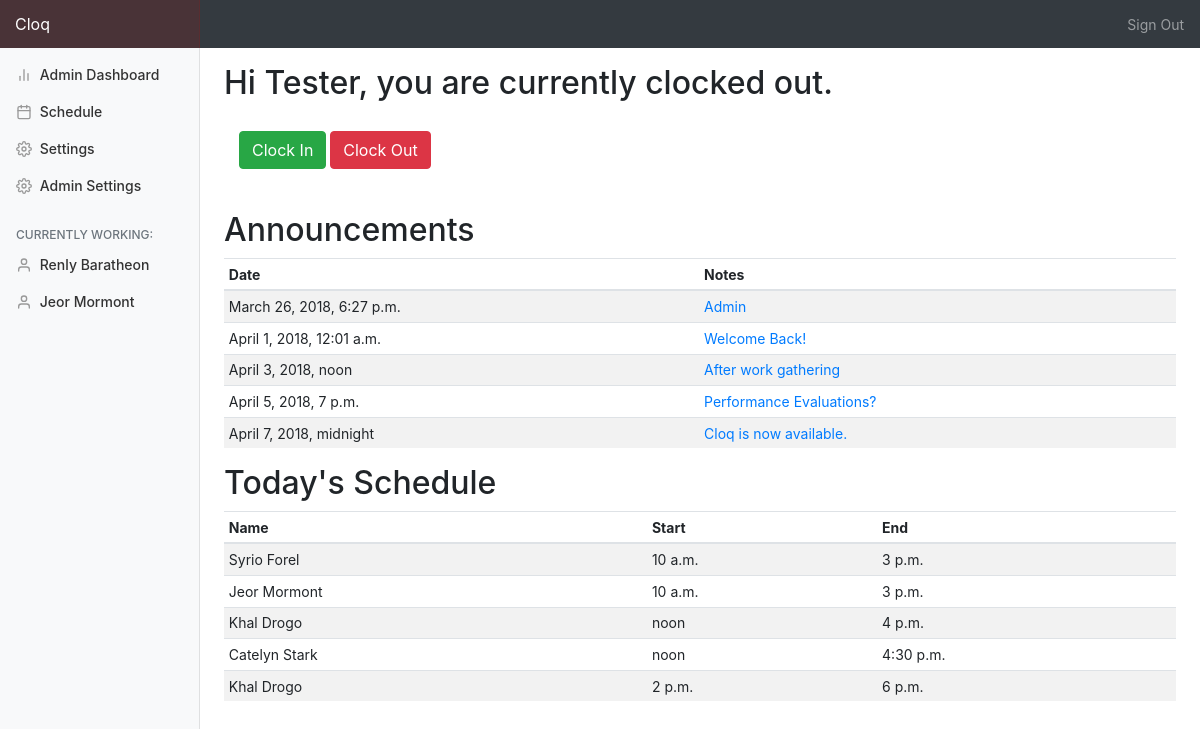
The app's page /cloq/dashboard with its own data.
### Cloq/models.py (models this page shows, shortened)
class user(models.Model):
    uid = models.AutoField(primary_key = True, help_text="User identifier.")
    usertype = models.IntegerField(help_text = "User type (1 = user, 2 = admin).")
    firstname = models.CharField(max_length=100, help_text = "First name.")
    lastname = models.CharField(max_length=100, help_text = "Last name.")
    username = models.CharField(max_length=30, help_text = "Username.")
    password = models.CharField(max_length=255, help_text = "Hashed user password.")
    email = models.EmailField(help_text = "User email.")
    notification = models.BooleanField(help_text = "Receive email notifications?")
    pronoun = models.CharField(max_length=30,blank=True,default="they/them/theirs", help_text = "User pronouns.")
    phone_regex = RegexValidator(regex=r'^(\+\d{1,2}\s)?\(?\d{3}\)?[\s.-]\d{3}[\s.-]\d{4}$', message="Phone number must be entered in the format: '+1 (888) 888-8888'.")
    phone = models.CharField(validators=[phone_regex], max_length=20, help_text = "User phone number.", default="+1 (888) 888-8888")
    overtime = models.BooleanField(help_text = "Work overtime?")

class announcement(models.Model):
    aid = models.AutoField(primary_key = True, help_text = "Announcement identifier.")
    text = models.TextField(help_text = "Announcement body.")
    time = models.DateTimeField(default=datetime.now, help_text="Announcement datetime.")
    usertype = models.IntegerField(help_text = "Viewable by (1 = all users, 2 = admins only)")
    title = models.CharField(max_length=255, help_text = "Announcement title.")

### Cloq/views.py (the view)
# urls.py: path('dashboard', views.dash, name ='dash'),
def dash(request):
    announcements = announcement.objects.all()
    today_times = getTodaysSchedule()
    today_users = list()
    for today_time in today_times:
        today_users.append((user.objects.filter(uid=today_time.uid)[0].firstname,
                            user.objects.filter(uid=today_time.uid)[0].lastname,
                            today_time.uid,
                            today_time.start.time,
                            today_time.end.time))
    return render(
        request,
        'catalog/user_dash.html',
        context={**{'announcements': announcements,
                      'today_sched': today_times,
                      'today_users': today_users},
                   **template()}
    )

### Cloq/views.py (called while the page is built)
def template():
    current_user = user.objects.all()[0]
    times = time.objects.all()[0]
    return {"current_user": current_user, 'working': getCurrentWorking()}

def getCurrentWorking():
    working = list()
    uids = set()
    for time_obj in time.objects.all():
        uids.add(time_obj.uid)
    for uid_obj in uids:
        if is_working(uid_obj):
            working.append(uid_obj)
    return list(map(lambda x: user.objects.filter(uid=x)[0], working))

def is_working(uid_obj):
    for time_obj in time.objects.filter(uid=uid_obj).order_by('start').reverse():
        if time_obj.timetype == PUNCH_OUT:
            return False
        elif time_obj.timetype == PUNCH_IN:
            return True
    return False

def getTodaysSchedule():
    return time.objects.filter(timetype=SHIFT).\
        filter(start__date=date(year=2018, month=4, day=2)).\
        order_by('start')

### Cloq/templates/catalog/user_dash.html (shortened to what this page needs)
{% extends "template.html" %}
{% block content %}
<h2>Hi {{ current_user.firstname }}, you are currently {% if current_user.uid in working%} clocked in. {% else %} clocked out. {% endif %}</h2>
    <div class="container-fluid">
        <br>
        <button type="button" class="btn btn-primary btn-success" data-toggle="modal" data-target="#clockin">
            Clock In
        </button>
        <button type="button" class="btn btn-primary btn-danger" data-toggle="modal" data-target="#clockout">
            Clock Out
        </button>
    </div>
    <br>
    <br>
  <h2>Announcements</h2>
  <div class="table-responsive">
    <table class="table table-striped table-sm">
      <thead>
        <tr>
          <th>Date</th>
          <th>Notes</th>
        </tr>
      </thead>
      <tbody>
        {% for announce in announcements %}
        <tr>
          <td>{{ announce.time }}</td>
          <td>
              <a href="#" data-toggle="modal" data-target="#bannerformmodal{{announce.aid}}">{{ announce.title }}</a>
          </td>
        </tr>
      {% endfor %}
      </tbody>
    </table>
  </div>
  <h2>Today's Schedule</h2>
  <div class="table-responsive">
    <table class="table table-striped table-sm">
      <thead>
        <tr>
          <th>Name</th>
          <th>Start</th>
          <th>End</th>
        </tr>
      </thead>
      <tbody>
        {% for first_n, last_n, user_id, start_t, end_t in today_users %}
        <tr>
          <td>{{ first_n }} {{last_n}}</td>
          <td>{{ start_t }}</td>
          <td>{{ end_t }}</td>
        </tr>
        {% endfor %}
      </tbody>
    </table>
  </div>
  {% endblock %}

### Cloq/templates/template.html (shortened to what this page needs)
<!doctype html>
<html lang="en">
<head>
    {% load static %}
    <link rel="stylesheet" href="{% static 'css/bootstrap.min.css' %}">
    <link href="{% static 'css/dashboard.css' %}" rel="stylesheet">
</head>
<body>
    <nav class="navbar navbar-dark sticky-top bg-dark flex-md-nowrap p-0">
        <a class="navbar-brand col-sm-3 col-md-2 mr-0" href="#">Cloq</a>
        <ul class="navbar-nav px-3">
            <li class="nav-item text-nowrap">
                <a class="nav-link" href="catalog/logout.html">Sign Out</a>
            </li>
        </ul>
    </nav>
    <div class="container-fluid">
        <div class="row">
            {% block sidebar %}
                <nav class="col-md-2 d-none d-md-block bg-light sidebar">
                    <div class="sidebar-sticky">
                        <ul class="nav flex-column">
                            {% if current_user.usertype == 2 %}
                            <li class="nav-item">
                                <a class="nav-link active" href="{% url 'dash' %}">
                                    <span data-feather="home"></span>
                                    Dashboard <span class="sr-only">(current)</span>
                                </a>
                            </li>
                            {% else %}
                            <li class="nav-item">
                                <a class="nav-link" href="{% url 'admin_dash' %}">
                                    <span data-feather="bar-chart-2"></span>
                                    Admin Dashboard
                                </a>
                            </li>
                            {% endif %}
                            <li class="nav-item">
                                <a class="nav-link" href="{% url 'schedule' %}">
                                    <span data-feather="calendar"></span>
                                    Schedule
                                </a>
                            </li>
                            <li class="nav-item">
                                <a class="nav-link" href="{% url 'settings' %}">
                                    <span data-feather="settings"></span>
                                    Settings
                                </a>
                            </li>
                            <li class="nav-item">
                                <a class="nav-link" href="admin_settings.html">
                                    <span data-feather="settings"></span>
                                    Admin Settings
                                </a>
                            </li>
                        </ul>
                        <h6 class="sidebar-heading d-flex justify-content-between align-items-center px-3 mt-4 mb-1 text-muted">
                            <span>Currently Working:</span>
                        </h6>
                        <ul class="nav flex-column mb-2">
                            {% if working %}
                            {% for worker in working %}
                            <li class="nav-item">
                                <a class="nav-link" href="#">
                                    <span data-feather="user"></span>
                                    {{ worker.firstname }} {{ worker.lastname }}
                                </a>
                            </li>
                            {% endfor %}
                            {% endif %}
                        </ul>
                    </div>
                </nav>
            {% endblock %}
            <main role="main" class="col-md-9 ml-sm-auto col-lg-10 pt-3 px-4">
                {% block content %}{% endblock %}
            </main>
        </div>
    </div>
</body>
</html>

### Cloq/static/css/dashboard.css (style rules this page uses)
body { font-size: .875rem; }
.feather { width: 16px; height: 16px; vertical-align: text-bottom; }
.sidebar { position: fixed; top: 0; bottom: 0; left: 0; z-index: 100; padding: 0; box-shadow: inset -1px 0 0 rgba(0, 0, 0, .1); }
.sidebar-sticky { position: -webkit-sticky; position: sticky; top: 48px; height: calc(100vh - 48px); padding-top: .5rem; overflow-x: hidden; overflow-y: auto; }
.sidebar .nav-link { font-weight: 500; color: #333; }
.sidebar .nav-link .feather { margin-right: 4px; color: #999; }
.sidebar-heading { font-size: .75rem; text-transform: uppercase; }
.navbar-brand { padding-top: .75rem; padding-bottom: .75rem; font-size: 1rem; background-color: rgba(136, 28, 28, .25); box-shadow: inset -1px 0 0 rgba(136, 28, 28, .25); }

### records on screen
user: firstname "Renly", lastname "Baratheon"
user: firstname "Jeor", lastname "Mormont", today_users "Jeor", today_users "Mormont"
user: firstname "Tester"
announcement: time "March 26, 2018, 6:27 p.m.", title "Admin"
announcement: time "April 1, 2018, 12:01 a.m.", title "Welcome Back!"
announcement: time "April 3, 2018, noon", title "After work gathering"
announcement: time "April 5, 2018, 7 p.m.", title "Performance Evaluations?"
announcement: time "April 7, 2018, midnight", title "Cloq is now available."
user: today_users "Syrio", today_users "Forel"
user: today_users "Khal" "Khal", today_users "Drogo" "Drogo"
user: today_users "Catelyn", today_users "Stark"

### other values on screen
{{ start_t }} "10 a.m." "10 a.m." "noon" "noon" "2 p.m."
{{ end_t }} "3 p.m." "3 p.m." "4 p.m." "4:30 p.m." "6 p.m."
